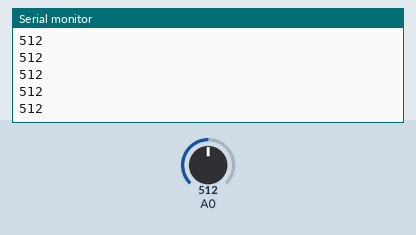
This sketch was run on a simulated Arduino Uno, built with avr-gcc and run on an emulated ATmega328P. Shown: the last lines printed to the serial monitor. The test bench sets the inputs (shaded band); at power-on: A0 = 512.

Above: at 1.2 s.
1.3 s: A0 set to 716
At 2.1 s:
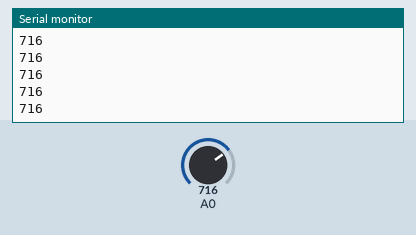
2.8 s: A0 set to 900
At 3.3 s:
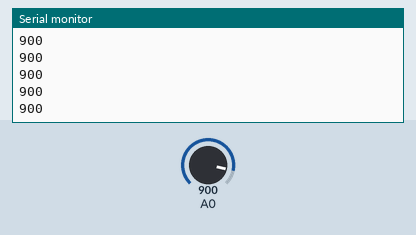
Timing chart, 0 to 5.8 s (numbered marks = the images above; inputs shaded):
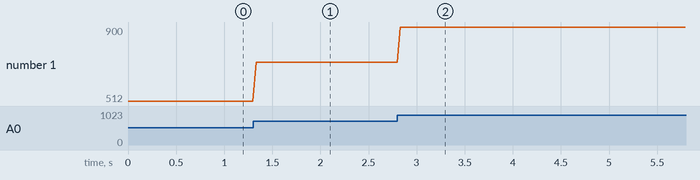

Measured:
- after the input at 1.3 s, the serial monitor: prints a new line at once (image 1)
- after the input at 2.8 s, the serial monitor: prints a new line at once (image 2)
- plotted number 1: 512 → 716 after the input at 1.3 s, 716 → 900 after the input at 2.8 s

The sketch:

potentiometer_test.ino
```cpp
// https://askubuntu.com/questions/769080/run-sudo-arduino-with-desktop-file/769360

// the setup routine runs once when you press reset:
void setup() {
  // initialize serial communication at 9600 bits per second:
  Serial.begin(115200);
}

// the loop routine runs over and over again forever:
void loop() {
  // read the input on analog pin 0:
  int sensorValue = analogRead(A0);
  // print out the value you read:
  Serial.println(sensorValue);
  delay(33);        // delay in between reads for stability
}
```
